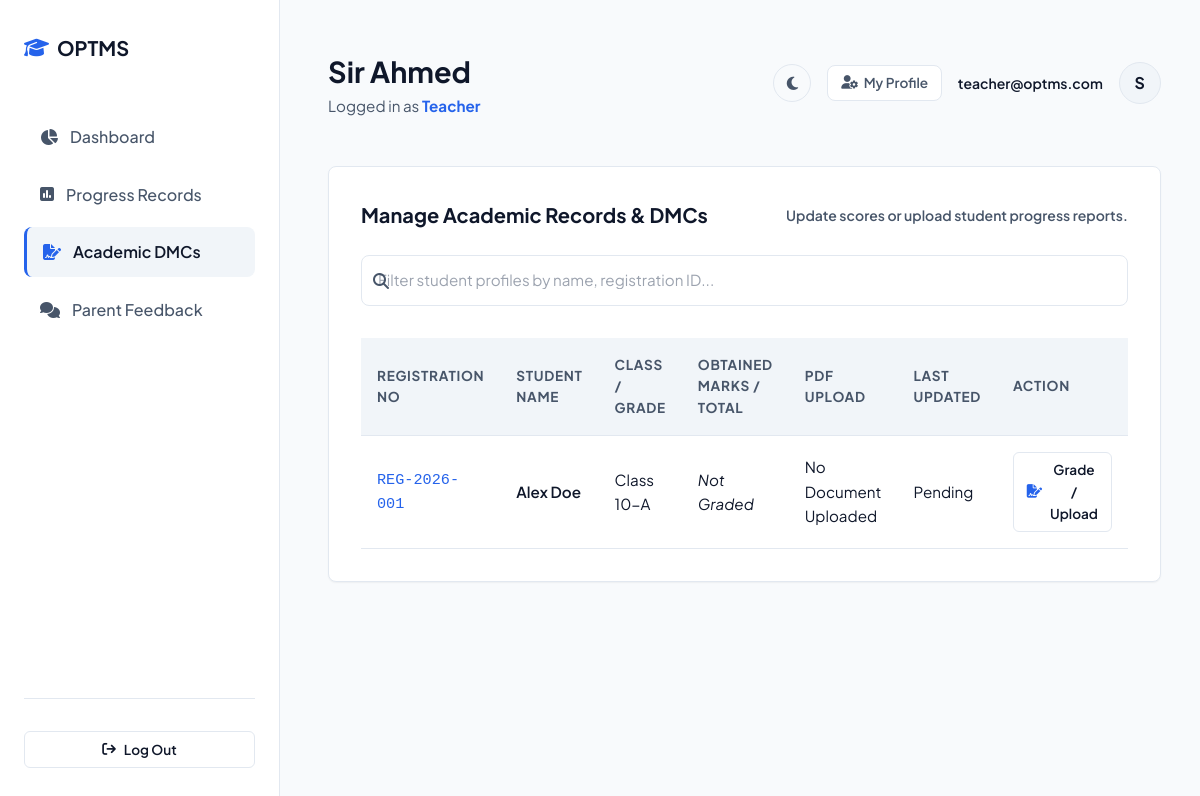
The page /index.php?action=teacher_dmcs (signed in) on the database its author committed.
### tables this page shows
CREATE TABLE IF NOT EXISTS Students (
    student_id INT AUTO_INCREMENT PRIMARY KEY,
    parent_id INT NOT NULL,
    full_name VARCHAR(100) NOT NULL,
    registration_no VARCHAR(50) UNIQUE NOT NULL,
    class_name VARCHAR(50) NOT NULL,
    dob DATE NOT NULL,
    created_at TIMESTAMP DEFAULT CURRENT_TIMESTAMP,
    FOREIGN KEY (parent_id) REFERENCES Users(user_id) ON DELETE CASCADE
);

### controllers/TeacherController.php (called while the page is built, shortened)
<?php
require_once __DIR__ . '/../models/Feedback.php';
class TeacherController {
    public function manageDMCs() {
        global $pdo;
        $stmt = $pdo->prepare("SELECT s.*, u.name AS parent_name, d.obtained_marks, d.total_marks, d.pdf_file_path
                               FROM Students s
                               JOIN Users u ON s.parent_id = u.user_id
                               LEFT JOIN DMCs d ON d.student_id = s.student_id
                               WHERE u.status = 'Active'
                               ORDER BY s.full_name ASC");
        $stmt->execute();
        $studentsList = $stmt->fetchAll();
        include __DIR__ . '/../views/teacher/dmcs.php';
    }
}
?>

### views/teacher/dmcs.php (the view, shortened to what this page needs)
<?php
include __DIR__ . '/../layout/header.php';
?>
<div class="fade-in">
    <div class="content-card">
        <div class="card-title">
            <span>Manage Academic Records & DMCs</span>
            <span class="text-sm font-semibold text-slate-400">Update scores or upload student progress reports.</span>
        </div>
        <div class="mb-4">
            <div class="relative">
                <span class="absolute inset-y-0 left-0 flex items-center pl-3 pointer-events-none text-slate-400">
                </span>
                <input type="text" class="form-control table-search pl-10" data-table="student-dmc-table" placeholder="Filter student profiles by name, registration ID...">
            </div>
        </div>
        <div class="table-responsive">
            <table class="table" id="student-dmc-table">
                <thead>
                    <tr>
                        <th>Registration No</th>
                        <th>Student Name</th>
                        <th>Class / Grade</th>
                        <th>Obtained Marks / Total</th>
                        <th>PDF Upload</th>
                        <th>Last Updated</th>
                        <th>Action</th>
                    </tr>
                </thead>
                <tbody>
                    <?php if (empty($studentsList)): ?>
                        <tr>
                            <td colspan="7" class="text-center text-slate-400">No active students registered under active parents yet.</td>
                        </tr>
                    <?php else: ?>
                        <?php foreach ($studentsList as $stud): ?>
                            <tr>
                                <td class="font-mono text-indigo-300"><?php echo htmlspecialchars($stud['registration_no']); ?></td>
                                <td class="font-semibold text-white"><?php echo htmlspecialchars($stud['full_name']); ?></td>
                                <td><?php echo htmlspecialchars($stud['class_name']); ?></td>
                                <td>
                                    <?php if ($stud['total_marks'] !== null): ?>
                                        <span class="font-semibold text-emerald-400"><?php echo $stud['obtained_marks']; ?></span>
                                        / <span class="text-slate-400"><?php echo $stud['total_marks']; ?></span>
                                    <?php else: ?>
                                        <em class="text-slate-500">Not Graded</em>
                                    <?php endif; ?>
                                </td>
                                <td>
                                    <?php if ($stud['pdf_file_path']): ?>
                                        <a href="<?php echo url($stud['pdf_file_path']); ?>" target="_blank" class="text-indigo-400 hover:text-indigo-300 flex items-center gap-1">
                                            <i class="fa-solid fa-file-pdf"></i>
                                            <span>View Uploaded DMC</span>
                                        </a>
                                    <?php else: ?>
                                        <span class="text-slate-500">No Document Uploaded</span>
                                    <?php endif; ?>
                                </td>
                                <td>
                                    <?php echo $stud['total_marks'] !== null ? 'Active Record' : 'Pending'; ?>
                                </td>
                                <td>
                                    <button class="btn btn-secondary btn-sm manage-dmc-btn"
                                            data-id="<?php echo $stud['student_id']; ?>"
                                            data-name="<?php echo htmlspecialchars($stud['full_name']); ?>"
                                            data-obtained="<?php echo $stud['obtained_marks'] ?? ''; ?>"
                                            data-total="<?php echo $stud['total_marks'] ?? ''; ?>">
                                        <i class="fa-solid fa-file-signature text-indigo-400"></i>
                                        Grade / Upload
                                    </button>
                                </td>
                            </tr>
                        <?php endforeach; ?>
                    <?php endif; ?>
                </tbody>
            </table>
        </div>
    </div>
</div>
<?php include __DIR__ . '/../layout/footer.php'; ?>

### assets/css/style.css (style rules this page uses)
:root { --bg-primary: #f8fafc; --bg-secondary: #ffffff; --bg-tertiary: #f1f5f9; --text-primary: #0f172a; --text-secondary: #475569; --text-muted: #94a3b8; --primary: #0f172a; --primary-hover: #1e293b; --primary-light: rgba(15, 23, 42, 0.05); --accent: #2563eb; --accent-hover: #1d4ed8; --success: #10b981; --success-light: rgba(16, 185, 129, 0.08); --warning: #f59e0b; --warning-light: rgba(245, 158, 11, 0.08); --danger: #ef4444; --danger-light: rgba(239, 68, 68, 0.08); --border-color: #e2e8f0; --card-shadow: 0 1px 3px rgba(0, 0, 0, 0.02), 0 1px 2px rgba(0, 0, 0, 0.04); --glass-bg: #ffffff; --glass-border: #e2e8f0; --glass-blur: none; --font-family: 'Plus Jakarta Sans', sans-serif; --border-radius: 8px; }
* { margin: 0; padding: 0; box-sizing: border-box; }
body { font-family: var(--font-family); background-color: var(--bg-primary); color: var(--text-primary); line-height: 1.6; overflow-x: hidden; }
.fade-in { animation: fadeIn 0.4s cubic-bezier(0.16, 1, 0.3, 1) forwards; }
.form-control { width: 100%; background-color: var(--bg-secondary); border: 1px solid var(--border-color); border-radius: var(--border-radius); padding: 0.75rem 1rem; color: var(--text-primary); font-family: inherit; font-size: 0.95rem; transition: all 0.2s ease; }
.btn { display: inline-flex; align-items: center; justify-content: center; gap: 0.5rem; font-family: inherit; font-weight: 600; font-size: 0.95rem; padding: 0.75rem 1.5rem; border-radius: var(--border-radius); border: none; cursor: pointer; transition: all 0.2s cubic-bezier(0.4, 0, 0.2, 1); text-decoration: none; text-align: center; }
.btn-secondary { background-color: var(--bg-secondary); color: var(--text-primary); border: 1px solid var(--border-color); }
.btn-sm { padding: 0.4rem 0.8rem; font-size: 0.85rem; border-radius: 6px; }
.content-card { background: var(--bg-secondary); border: 1px solid var(--border-color); border-radius: var(--border-radius); padding: 2rem; box-shadow: var(--card-shadow); margin-bottom: 2rem; }
.card-title { font-size: 1.25rem; font-weight: 700; margin-bottom: 1.5rem; display: flex; align-items: center; justify-content: space-between; }
.table-responsive { overflow-x: auto; width: 100%; }
.table { width: 100%; border-collapse: collapse; margin-top: 1rem; text-align: left; }
.table th { background-color: var(--bg-tertiary); padding: 1rem; font-size: 0.85rem; font-weight: 700; color: var(--text-secondary); text-transform: uppercase; letter-spacing: 0.05em; border-bottom: 1px solid var(--border-color); }
.table td { padding: 1rem; border-bottom: 1px solid var(--border-color); font-size: 0.95rem; vertical-align: middle; }
body:not(.dark-mode) .text-white:not(.btn):not(.btn *):not(.badge):not(.badge *):not(.jazzcash-frame *):not(.bg-red-600):not(.bg-indigo-600):not(.bg-emerald-600):not(.tab-btn):not(.bg-slate-950 *) { color: var(--text-primary) !important; }
.text-indigo-300, .text-indigo-400, .text-indigo-500 { color: var(--accent) !important; }
.text-slate-300, .text-slate-450, .text-slate-400 { color: var(--text-secondary) !important; }
input[type="text"], input[type="email"], input[type="password"], input[type="date"], select, textarea { background-color: var(--bg-secondary) !important; border: 1px solid var(--border-color) !important; color: var(--text-primary) !important; }

### rows shown on the page
students: registration_no "REG-2026-001", full_name "Alex Doe", class_name "Class 10-A"

### other values the page prints
$_SESSION['name'] "Sir Ahmed"
$_SESSION['role'] "Teacher"
$_SESSION['email'] "teacher@optms.com"
substr($_SESSION['name'], 0, 1) "S"
